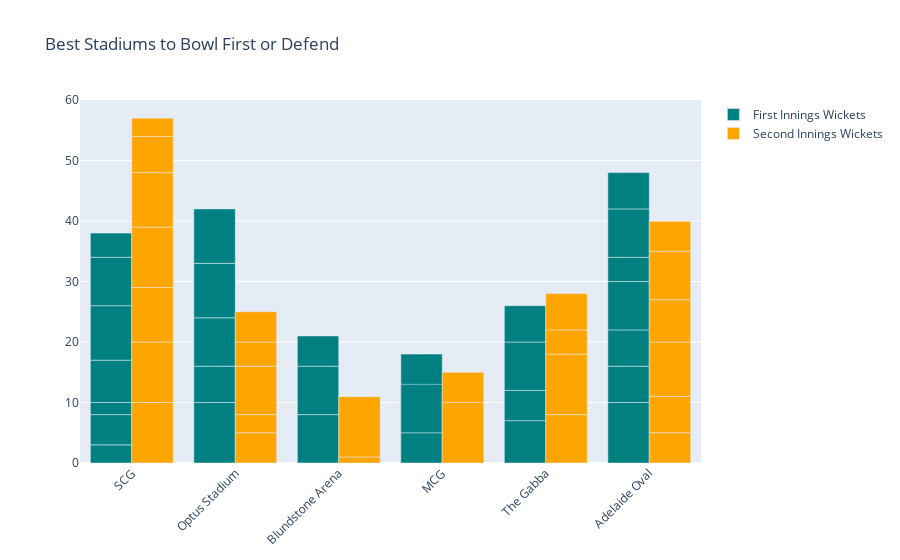

The notebook cell saved with this chart:
### Code cell
import plotly.graph_objects as go

fig = go.Figure()

fig.add_trace(go.Bar(
    x=df["venue"],
    y=df["first innings wickets"],
    name='First Innings Wickets',
    marker_color='teal'  # Changed color
))

fig.add_trace(go.Bar(
    x=df["venue"],
    y=df["second innings wickets"],
    name='Second Innings Wickets',
    marker_color='orange'  # Changed color
))

fig.update_layout(barmode='group', 
                  xaxis_tickangle=-45, 
                  title="Best Stadiums to Bowl First or Defend")
fig.show()

### Figure 1 — Plotly figure (JSON) as saved in the notebook; plotly's stock layout.template omitted (floating-point values rounded to 4 significant figures)
{"data": [{"marker": {"color": "teal"}, "name": "First Innings Wickets", "type": "bar", "x": ["SCG", "Optus Stadium", "Blundstone Arena", "MCG", "Blundstone Arena", "Blundstone Arena", "Optus Stadium", "MCG", "MCG", "SCG", "SCG", "Optus Stadium", "MCG", "MCG", "SCG", "The Gabba", "Optus Stadium", "Optus Stadium", "The Gabba", "The Gabba", "The Gabba", "Adelaide Oval", "Adelaide Oval", "SCG", "Adelaide Oval", "Adelaide Oval", "SCG", "Adelaide Oval", "Adelaide Oval", "MCG", "SCG", "Adelaide Oval", "MCG"], "y": [3, 10, 8, 8, 8, 5, 6, 10, null, 5, 2, 8, null, null, 7, 7, 9, 9, 5, 8, 6, 10, 6, 9, 6, 8, 8, 4, 8, 5, 4, 6, 8]}, {"marker": {"color": "orange"}, "name": "Second Innings Wickets", "type": "bar", "x": ["SCG", "Optus Stadium", "Blundstone Arena", "MCG", "Blundstone Arena", "Blundstone Arena", "Optus Stadium", "MCG", "MCG", "SCG", "SCG", "Optus Stadium", "MCG", "MCG", "SCG", "The Gabba", "Optus Stadium", "Optus Stadium", "The Gabba", "The Gabba", "The Gabba", "Adelaide Oval", "Adelaide Oval", "SCG", "Adelaide Oval", "Adelaide Oval", "SCG", "Adelaide Oval", "Adelaide Oval", "MCG", "SCG", "Adelaide Oval", "MCG"], "y": [10, 5, 1, 6, 10, 0, 3, 5, null, 10, 9, 8, null, null, 10, 8, 4, 5, 10, 4, 6, 5, 6, 9, 9, 7, 6, 8, 5, 10, 3, 0, 5]}], "layout": {"autosize": true, "barmode": "group", "title": {"text": "Best Stadiums to Bowl First or Defend"}, "xaxis": {"autorange": true, "range": [-0.5, 5.5], "tickangle": -45, "type": "category"}, "yaxis": {"autorange": true, "range": [0, 60], "type": "linear"}}}
